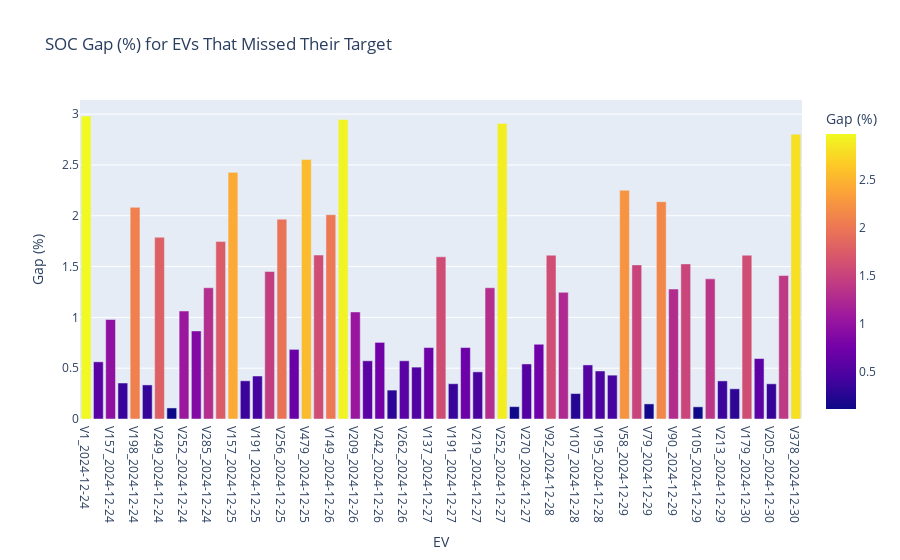

The code cell stored with this chart in its notebook:
### Markdown cell above
### 2.3.1 SOC Gap: Desired - Final SOC of EV

### Code cell
df_tardy_only = df_tardy[df_tardy["tardy"] == True]

fig_gap = px.bar(
    df_tardy_only,
    x="ev",
    y="gap_pct",
    title="SOC Gap (%) for EVs That Missed Their Target",
    labels={"gap_pct": "Gap (%)", "ev": "EV"},
    color="gap_pct",
)
fig_gap.update_layout(showlegend=False)
fig_gap.show()
